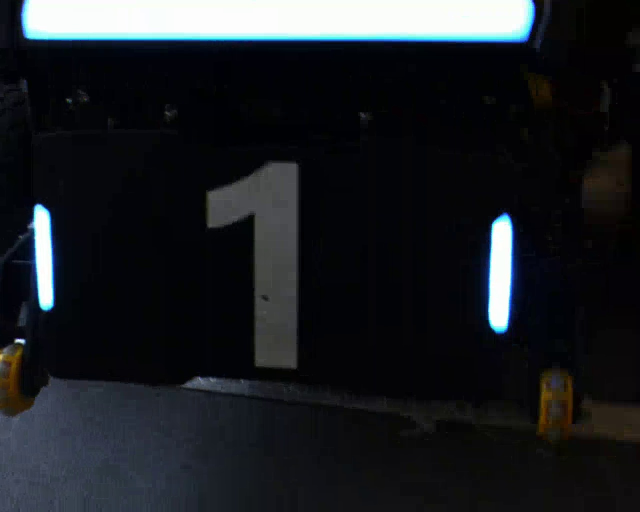
//> input picture assets/ideal/ideal_blue_near.jpg, 1280 x 1024 px (shown at 1/2 size)
$ ./core_tests   (built with g++ and OpenCV 4)
//> lines starting //> are read from the running program, lines starting //| are printed output that depends on the picture; after the words box and inside, x2 and y2 are one past the last pixel; in counts of white or black regions, pixels touching at a corner belong together
//> in testIdealSamples, image is the input picture: 1024 rows x 1280 cols, CV_8UC3; mean B, G, R 36, 32, 28.9
### vision/preprocess.h
// vision/preprocess.h
// 颜色分割：BGR 图像 -> 二值 mask，只保留"目标颜色且足够饱和明亮"的像素。
#ifndef ARMOR_VISION_PREPROCESS_H
#define ARMOR_VISION_PREPROCESS_H

#include <opencv2/core.hpp>

#include "vision/config.h"

// 三个动作：
//   1) HSV 阈值（红色跨 Hue 首尾，需要两段取并集）
//   2) 对手色通道差（红用 R-B，蓝用 B-R）压掉灰白背景
//   3) 闭运算补上灯条内部的小空洞
// 返回单通道 8U 二值图。
cv::Mat makeColorMask(const cv::Mat& src, TargetColor color,
                      const PreprocessConfig& config);

#endif  // ARMOR_VISION_PREPROCESS_H

### vision/utils.h
// vision/utils.h
// 两个与检测逻辑无关的小工具。绘制/文件遍历之类的自己按需加。
#ifndef ARMOR_VISION_UTILS_H
#define ARMOR_VISION_UTILS_H

#include <opencv2/core.hpp>

namespace utils {

// 长边相对竖直方向的夹角，单位为度，范围 (-90, 90]。
// 注意 cv::RotatedRect 自带的 angle 语义随 OpenCV 版本变化过，
// 这里一律从四个顶点重算，避免踩这个坑。
double angleFromVertical(const cv::RotatedRect& rect);

// 把角度归一化到 (-pi, pi]。跨 ±180° 的所有比较都要先过它。
double wrapPi(double angle);

}  // namespace utils

#endif  // ARMOR_VISION_UTILS_H

### vision/light_bar.h
// vision/light_bar.h
// 灯条：一个长条形的 RotatedRect，加上预先算好的长度/宽度/倾角，
// 这样后面过滤和配对时不用反复重算。
#ifndef ARMOR_VISION_LIGHT_BAR_H
#define ARMOR_VISION_LIGHT_BAR_H

#include <vector>

#include <opencv2/core.hpp>

#include "vision/config.h"

struct LightBar {
    cv::RotatedRect rect;
    double length = 0.0;  // 长边
    double width = 0.0;   // 短边
    double angle = 0.0;   // 长边相对竖直方向的夹角，单位度
    cv::Point2f center{0.0f, 0.0f};

    LightBar() = default;
    explicit LightBar(const cv::RotatedRect& r);

    double aspectRatio() const;
    bool isValid(const LightBarConfig& config) const;
};

// findContours -> minAreaRect -> 几何过滤 -> 按 x 排序
std::vector<LightBar> findLightBars(const cv::Mat& binary,
                                    const LightBarConfig& config);

#endif  // ARMOR_VISION_LIGHT_BAR_H

### vision/config.h
// vision/config.h
// 检测器的全部可调参数。改这里就能做参数敏感性实验，不用改代码。
#ifndef ARMOR_VISION_CONFIG_H
#define ARMOR_VISION_CONFIG_H

enum class TargetColor {
    Red,
    Blue,
};

struct PreprocessConfig {
    int saturation_min = 55;
    int value_min = 100;
    int color_difference_min = 35;
    // 核大小要能盖住"过曝后被挖空的白洞"。
    // 3 在 3.8~5.5 m 有效；改 5 能救回 3.5 m，但 assets/ideal 里的
    // ideal_blue_robot.jpg 会掉到 0 个候选；改 7 两边都崩。
    // ctest 的 ideal_samples 就是用来盯住这个权衡的。
    int morphology_kernel = 3;
};

struct LightBarConfig {
    double min_area = 30.0;
    double max_area = 50000.0;
    double min_aspect_ratio = 1.5;
    double max_aspect_ratio = 18.0;
    double max_tilt_deg = 45.0;
};

struct ArmorConfig {
    double max_angle_diff_deg = 20.0;
    double max_length_ratio = 1.8;
    double max_y_offset_ratio = 0.7;
    double min_x_offset_ratio = 0.5;
    double max_x_offset_ratio = 6.0;
    double min_score = 0.35;
};

struct DetectorConfig {
    TargetColor target_color = TargetColor::Red;
    PreprocessConfig preprocess;
    LightBarConfig light_bar;
    ArmorConfig armor;
};

#endif  // ARMOR_VISION_CONFIG_H

### vision/armor.h
// vision/armor.h
// 装甲板候选：两根灯条 + 一个几何评分。
// 注意这里只有【图像平面】的信息，没有任何三维位姿——v0 不做 PnP。
#ifndef ARMOR_VISION_ARMOR_H
#define ARMOR_VISION_ARMOR_H

#include <vector>
#include <array>
#include <opencv2/core.hpp>

#include "vision/config.h"
#include "vision/light_bar.h"

class Armor {
public:
    Armor() = default;
    Armor(const LightBar& left, const LightBar& right,
          const ArmorConfig& config);

    const LightBar& left() const { return left_; }
    const LightBar& right() const { return right_; }
    std::array<cv::Point2f, 4> armorPoints() const;

    double score() const { return score_; }
    cv::Point2f center() const;   // 两根灯条中心的中点
    cv::Rect boundingBox() const; // 两灯条外接矩形的并集
    bool isValid() const;

private:
    LightBar left_;
    LightBar right_;
    double score_ = 0.0;
};

// 所有灯条两两配对，保留得分不为 0 的候选，按分数从高到低排序。
std::vector<Armor> matchArmors(const std::vector<LightBar>& bars,
                               const ArmorConfig& config);

#endif  // ARMOR_VISION_ARMOR_H

### vision/detector.h
// vision/detector.h
// 检测器：mask -> 灯条 -> 装甲板候选。
//
// v0 的检测器只输出【图像平面】的结果。它不知道目标有多远，也不知道朝哪。
// 目标选择（挑哪一块板）不在这里，属于 pipeline 的事——见 pipeline/pipeline.h。
#ifndef ARMOR_VISION_DETECTOR_H
#define ARMOR_VISION_DETECTOR_H

#include <vector>

#include <opencv2/core.hpp>

#include "vision/armor.h"
#include "vision/config.h"
#include "vision/light_bar.h"

struct Detection {
    cv::Mat mask;
    std::vector<LightBar> light_bars;
    std::vector<Armor> armors;
    double detect_ms = 0.0;
};

class ArmorDetector {
public:
    explicit ArmorDetector(DetectorConfig config = {});

    Detection detect(const cv::Mat& frame) const;

    const DetectorConfig& config() const { return config_; }

private:
    DetectorConfig config_;
};

#endif  // ARMOR_VISION_DETECTOR_H

### vision/angles.h
// vision/angles.h
// 像素 -> 角度。v0 的"解算"全部在这里，一共不到 30 行。
//
// 为什么不做 PnP：v0 只需要"把目标压到画面中心"，这件事在角度空间就能完成。
// 代价是拿不到距离，因此做不了弹道补偿和提前量——这就是矩阵靶/移动靶会失效的原因。
#ifndef ARMOR_VISION_ANGLES_H
#define ARMOR_VISION_ANGLES_H

#include <opencv2/core.hpp>

struct RelativeAngle {
    double yaw = 0.0;    // 向左为正
    double pitch = 0.0;  // 向下为正
};

// 把图像上一个点换成"相对光轴"的角度。
//
// 坐标系提醒（这三句是本文件唯一的难点）：
//   * 相机 optical 系：x 向右、y 向下、z 向前
//   * 云台系：x 向前、y 向左、z 向上
//   * 因此像素向右 -> yaw 为负；像素向下 -> pitch 为正
//
// 这里忽略了两件小事：相机相对云台旋转中心的安装偏移（约 8cm/4cm），
// 以及镜头畸变（仿真是零畸变，真机不是）。
RelativeAngle relativeAngleFromPixel(const cv::Point2f& pixel, double fx,
                                    double fy, double cx, double cy);

#endif  // ARMOR_VISION_ANGLES_H

### vision/preprocess.cpp
// vision/preprocess.cpp
#include "vision/preprocess.h"

#include <vector>

#include <opencv2/imgproc.hpp>

cv::Mat makeColorMask(const cv::Mat& src, TargetColor color,
                      const PreprocessConfig& config) {
    if (src.empty()) {
        return {};
    }

    cv::Mat hsv;
    cv::cvtColor(src, hsv, cv::COLOR_BGR2HSV);
//> hsv: 1024 rows x 1280 cols, CV_8UC3; mean H, S, V 97.5, 120.3, 37.3

    cv::Mat hsv_mask;
    if (color == TargetColor::Red) {
        cv::Mat low;
        cv::Mat high;
        cv::inRange(hsv, cv::Scalar(0, config.saturation_min, config.value_min),
                    cv::Scalar(10, 255, 255), low);
        cv::inRange(hsv, cv::Scalar(170, config.saturation_min, config.value_min),
                    cv::Scalar(180, 255, 255), high);
        cv::bitwise_or(low, high, hsv_mask);
    } else {
        cv::inRange(hsv, cv::Scalar(100, config.saturation_min, config.value_min),
                    cv::Scalar(124, 255, 255), hsv_mask);
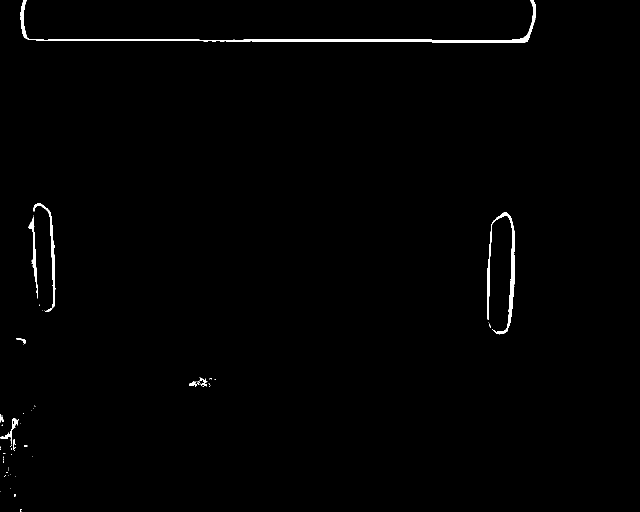
//> hsv_mask: 1024 rows x 1280 cols, CV_8UC1 (shown at 1/2 size); 0.76% white; 72 white regions (61 under 20 px), largest, box (x1, y1, x2, y2) and area: (40, 0, 1072, 86) 5001, (974, 425, 1030, 669) 2396, (67, 407, 111, 624) 1019
    }

    std::vector<cv::Mat> channels;
    cv::split(src, channels);
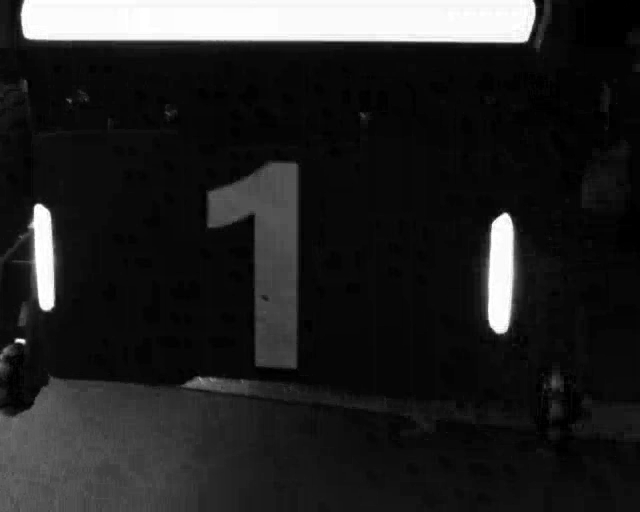
//> channels[0]: 1024 rows x 1280 cols, CV_8UC1 (shown at 1/2 size); min 0, max 255, mean 36
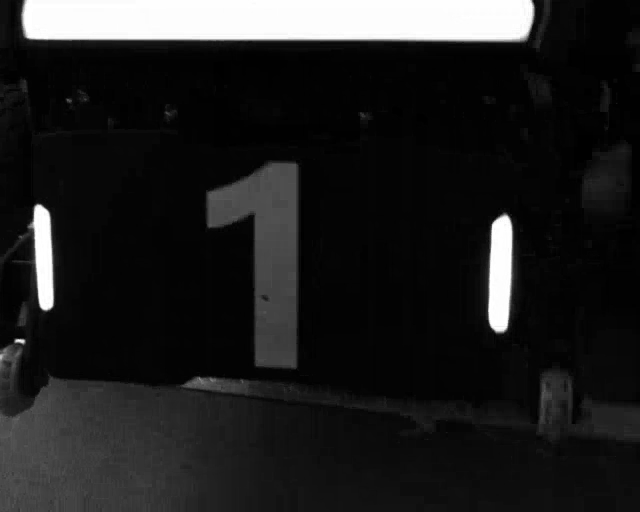
//> channels[1]: 1024 rows x 1280 cols, CV_8UC1 (shown at 1/2 size); min 0, max 255, mean 32
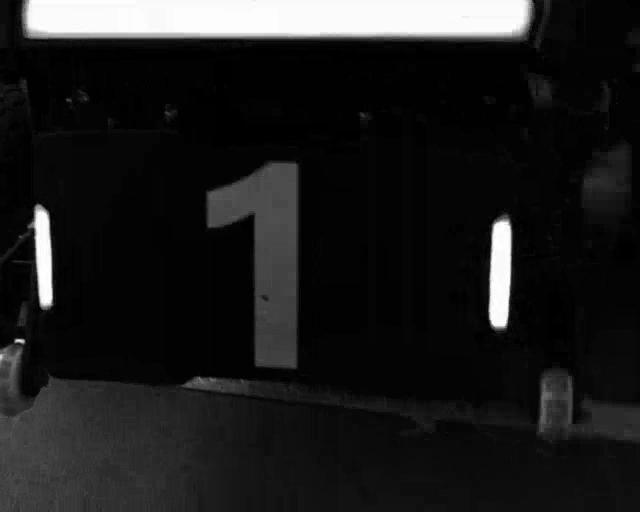
//> channels[2]: 1024 rows x 1280 cols, CV_8UC1 (shown at 1/2 size); min 0, max 255, mean 28.9
    cv::Mat color_difference;
    if (color == TargetColor::Red) {
        cv::subtract(channels[2], channels[0], color_difference);
    } else {
        cv::subtract(channels[0], channels[2], color_difference);
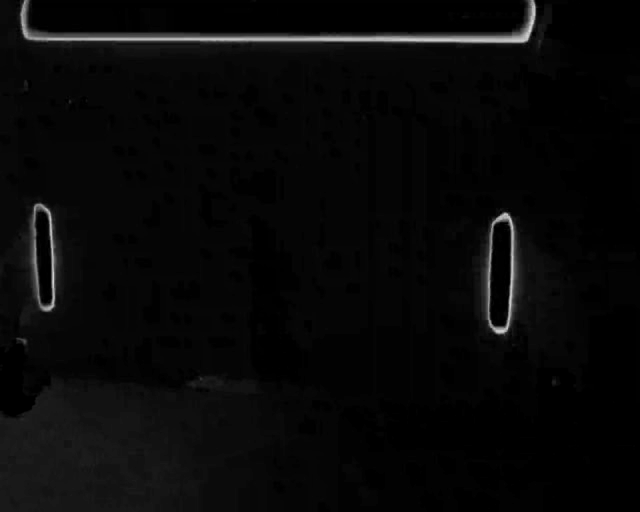
//> color_difference: 1024 rows x 1280 cols, CV_8UC1 (shown at 1/2 size); min 0, max 222, mean 8.1
    }

    cv::Mat color_mask;
    cv::threshold(color_difference, color_mask,
                  config.color_difference_min, 255, cv::THRESH_BINARY);
//> color_mask: 1024 rows x 1280 cols, CV_8UC1; 2.7% white; 10 white regions (4 under 20 px), largest, box (x1, y1, x2, y2) and area: (39, 0, 1073, 88) 21493, (963, 424, 1042, 672) 7610, (57, 405, 121, 625) 5972, (33, 676, 54, 689) 137, (1077, 80, 1082, 88) 26, (400, 755, 405, 761) 22
    cv::bitwise_and(hsv_mask, color_mask, hsv_mask);
//> hsv_mask: 1024 rows x 1280 cols, CV_8UC1; 0.7% white; 14 white regions (8 under 20 px), largest, box (x1, y1, x2, y2) and area: (40, 0, 1072, 86) 4999, (974, 425, 1030, 669) 2396, (67, 407, 111, 624) 1019, (58, 433, 76, 597) 698, (33, 677, 51, 688) 71, (400, 755, 405, 761) 20
//> (the rest of the program and of its run is left out)
